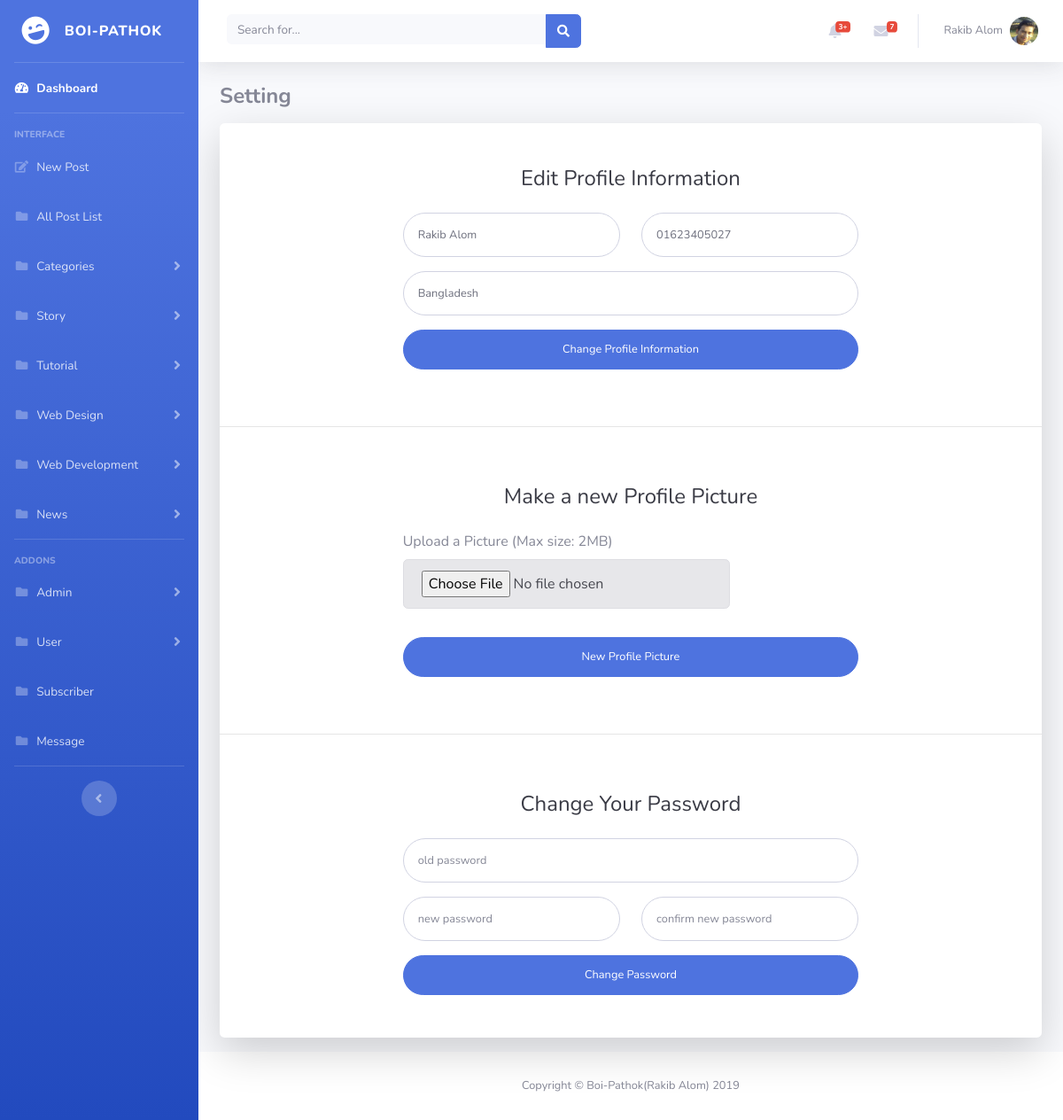
Screenshot of /adminpanel/admin/admin_edit.php?admin_id=18 (signed in) with the database file from the repository.
### tables this page shows
CREATE TABLE `categories` (
  `cate_id` int(11) NOT NULL,
  `cate_name` varchar(50) NOT NULL,
  `cate_status` int(11) NOT NULL DEFAULT '1'
);

### adminpanel/admin/admin_edit.php (the view, shortened to what this page needs)
<?php
  include ('../include/admin_header.php');
  include ('../include/dbcon.php');
  $id = $_GET['admin_id'];
  $sql = "SELECT * FROM admin WHERE admin_id = '$id'";
  $run = mysqli_query($con,$sql);
  $result = mysqli_fetch_assoc($run);
?>
<div class="container">
    <h4 class="font-weight-bold">Setting</h4>
    <div class="card o-hidden border-0 shadow-lg my-3">
      <div class="card-body p-0">
        <div class="row">
          <div class="col-lg-8 offset-lg-2">
            <div class="p-5">
              <div class="text-center">
                <h1 class="h4 text-gray-900 mb-4">Edit Profile Information</h1>
              </div>
              <form class="user" action="" method="POST">
                <div class="form-group row">
                  <div class="col-sm-6 mb-3 mb-sm-0">
                    <input type="text" class="form-control form-control-user"  placeholder="Enter Name" name="admin_name" required="" value="<?php echo $result['admin_name']; ?>">
                  </div>
                  <div class="col-sm-6">
                    <input type="text" class="form-control form-control-user" id="address" placeholder="Phone Number" name="admin_phone" required="" value="<?php echo $result['admin_phone']; ?>">
                  </div>
                </div>
                <div class="form-group">
                  <input type="text" class="form-control form-control-user" id="exampleInputEmail" placeholder="Address (exm: Sylhet,Bangladesh)" name="admin_address" required="" value="<?php echo $result['admin_address']; ?>">
                </div>
                <button class="btn btn-primary btn-user btn-block" name="submit">
                  Change Profile Information
                </button>
              </form>
            </div>
          </div>
        </div>
        <hr class="sidebar-divider">
        <div class="row">
          <div class="col-lg-8 offset-lg-2">
            <div class="p-5">
              <div class="text-center">
                <h1 class="h4 text-gray-900 mb-4">Make a new Profile Picture</h1>
              </div>
              <form class="user" action="" method="POST" enctype="multipart/form-data">
                <div class="form-group">
                  <label>Upload a Picture (Max size: 2MB)</label>
                  <input type="file" name="image" class="alert alert-secondary">
                </div>
                <button class="btn btn-primary btn-user btn-block" name="change_image">
                  New Profile Picture
                </button>
              </form>
            </div>
          </div>
        </div>
        <hr class="sidebar-divider">
        <div class="row">
          <div class="col-lg-8 offset-lg-2">
            <div class="p-5">
              <div class="text-center">
                <h1 class="h4 text-gray-900 mb-4">Change Your Password</h1>
              </div>
              <form class="user" action="" method="POST" enctype="multipart/form-data">
                <div class="form-group">
                  <input type="password" class="form-control form-control-user" placeholder="old password" name="old_password">
                </div>
                <div class="form-group row">
                  <div class="col-sm-6 mb-3 mb-sm-0">
                    <input type="password" class="form-control form-control-user"  placeholder="new password" name="new_password" required="">
                  </div>
                  <div class="col-sm-6">
                    <input type="password" class="form-control form-control-user" id="address" placeholder="confirm new password" name="confirm_new_password" required="">
                  </div>
                </div>
                <button class="btn btn-primary btn-user btn-block" name="change_password">
                  Change Password
                </button>
              </form>
            </div>
          </div>
        </div>
      </div>
    </div>
  </div>
        <?php
    include ('../include/admin_footer.php');
?>

### adminpanel/include/admin_header.php (shortened to what this page needs)
<?php
    include ('dbcon.php');
    $email = $_SESSION['email'];
    $sql11 = "SELECT * FROM admin WHERE admin_email = '$email'";
    $run11 = mysqli_query($con,$sql11);
    $result11 = mysqli_fetch_assoc($run11);
 ?>
<!DOCTYPE html>
<html lang="en">
<head>
  <link href="../vendor/fontawesome-free/css/all.min.css" rel="stylesheet" type="text/css">
  <link href="../css/sb-admin-2.css" rel="stylesheet">
  <link href="../vendor/datatables/dataTables.bootstrap4.min.css" rel="stylesheet">
</head>
<body id="page-top">
  <div id="wrapper">
    <ul class="navbar-nav bg-gradient-primary sidebar sidebar-dark accordion" id="accordionSidebar">
      <a class="sidebar-brand d-flex align-items-center justify-content-center" href="index.php">
        <div class="sidebar-brand-icon rotate-n-15">
          <i class="fas fa-laugh-wink"></i>
        </div>
        <div class="sidebar-brand-text mx-3">Boi-Pathok</div>
      </a>
      <hr class="sidebar-divider my-0">
      <li class="nav-item active">
        <a class="nav-link" href="../admin/index.php">
          <i class="fas fa-fw fa-tachometer-alt"></i>
          <span>Dashboard</span></a>
      </li>
      <hr class="sidebar-divider">
      <div class="sidebar-heading">
        Interface
      </div>
      <li class="nav-item">
        <a class="nav-link" href="../admin/post.php">
          <i class="fas fa-fw fa-edit"></i>
          <span>New Post</span></a>
      </li>
      <li class="nav-item">
        <a class="nav-link" href="../admin/post_list.php">
          <i class="fas fa-fw fa-folder"></i>
          <span>All Post List</span></a>
      </li>
      <li class="nav-item">
        <a class="nav-link collapsed" href="#" data-toggle="collapse" data-target="#categoriesNav" aria-expanded="true" aria-controls="collapsePages">
          <i class="fas fa-fw fa-folder"></i>
          <span>Categories</span>
        </a>
      </li>
    <?php
      include ('dbcon.php');
      $sql = "SELECT * FROM categories WHERE cate_status = '1'";
      $run = mysqli_query($con,$sql);
      while($result = mysqli_fetch_assoc($run)) {
     ?>
      <li class="nav-item" value="<?php echo $result['cate_id']; ?>">
        <a class="nav-link collapsed" href="#" data-toggle="collapse" data-target="#navID<?php echo $result['cate_id']; ?>" aria-expanded="true" aria-controls="collapsePages">
          <i class="fas fa-fw fa-folder"></i>
          <span><?php echo $result['cate_name']; ?></span>
        </a>
      </li>
    <?php } ?>
      <hr class="sidebar-divider">
      <div class="sidebar-heading">
        Addons
      </div>
      <li class="nav-item">
        <a class="nav-link collapsed" href="#" data-toggle="collapse" data-target="#adminNav" aria-expanded="true" aria-controls="collapsePages">
          <i class="fas fa-fw fa-folder"></i>
          <span>Admin</span>
        </a>
      </li>
      <li class="nav-item">
        <a class="nav-link collapsed" href="#" data-toggle="collapse" data-target="#userNav" aria-expanded="true" aria-controls="collapsePages">
          <i class="fas fa-fw fa-folder"></i>
          <span>User</span>
        </a>
      </li>
      <li class="nav-item">
        <a class="nav-link" href="../admin/subscribe.php">
          <i class="fas fa-fw fa-folder"></i>
          <span>Subscriber</span></a>
      </li>
      <li class="nav-item">
        <a class="nav-link" href="../admin/contact.php">
          <i class="fas fa-fw fa-folder"></i>
          <span>Message</span></a>
      </li>
      <hr class="sidebar-divider d-none d-md-block">
      <div class="text-center d-none d-md-inline">
        <button class="rounded-circle border-0" id="sidebarToggle"></button>
      </div>
    </ul>
    <div id="content-wrapper" class="d-flex flex-column">
      <div id="content">
        <nav class="navbar navbar-expand navbar-light bg-white topbar mb-4 static-top shadow">
          <form class="d-none d-sm-inline-block form-inline mr-auto ml-md-3 my-2 my-md-0 mw-100 navbar-search">
            <div class="input-group">
              <input type="text" class="form-control bg-light border-0 small" placeholder="Search for..." aria-label="Search" aria-describedby="basic-addon2">
              <div class="input-group-append">
                <button class="btn btn-primary" type="button">
                  <i class="fas fa-search fa-sm"></i>
                </button>
              </div>
            </div>
          </form>
          <ul class="navbar-nav ml-auto">
            <li class="nav-item dropdown no-arrow mx-1">
              <a class="nav-link dropdown-toggle" href="#" id="alertsDropdown" role="button" data-toggle="dropdown" aria-haspopup="true" aria-expanded="false">
                <i class="fas fa-bell fa-fw"></i>
                <span class="badge badge-danger badge-counter">3+</span>
              </a>
            </li>
            <li class="nav-item dropdown no-arrow mx-1">
              <a class="nav-link dropdown-toggle" href="#" id="messagesDropdown" role="button" data-toggle="dropdown" aria-haspopup="true" aria-expanded="false">
                <i class="fas fa-envelope fa-fw"></i>
                <span class="badge badge-danger badge-counter">7</span>
              </a>
            </li>
            <li class="nav-item dropdown no-arrow">
              <a class="nav-link dropdown-toggle" href="#" id="userDropdown" role="button" data-toggle="dropdown" aria-haspopup="true" aria-expanded="false">
                <span class="mr-2 d-none d-lg-inline text-gray-600 small"><?php echo $result11['admin_name']; ?></span>
                <img class="img-profile rounded-circle" src="../img/admin/<?php echo $result11['admin_image']; ?>">
              </a>
            </li>
          </ul>
        </nav>

### rows the page displays
categories: $result['cate_id'] 8 (drawn), cate_name "Story"
categories: $result['cate_id'] 9 (drawn), cate_name "Tutorial"
categories: $result['cate_id'] 10 (drawn), cate_name "Web Design"
categories: $result['cate_id'] 11 (drawn), cate_name "Web Development"
categories: $result['cate_id'] 12 (drawn), cate_name "News"

### other values shown
$result11['admin_name'] "Rakib Alom"
